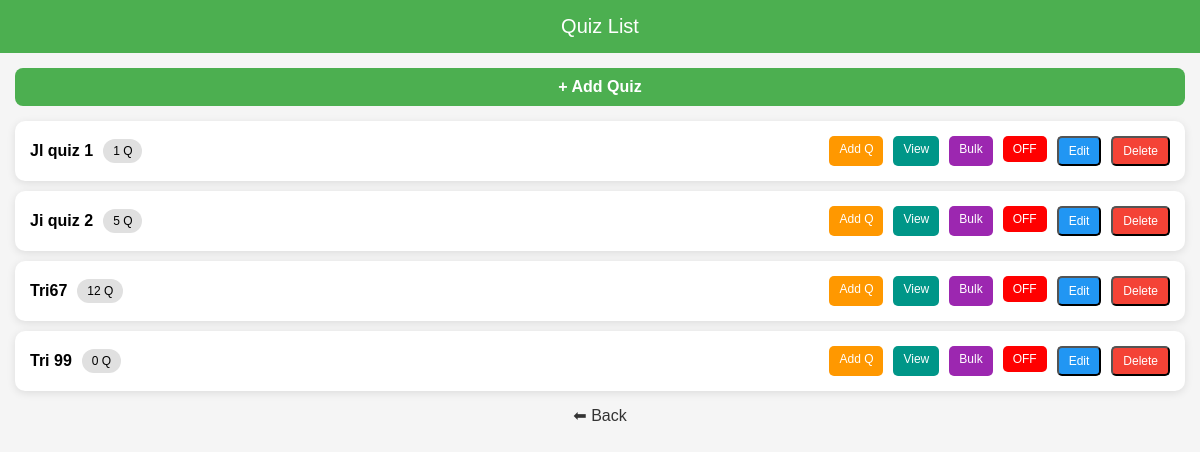
Screenshot of /admin/quiz/6 with the database file from the repository.
### tables this page shows
CREATE TABLE quizzes(
id INTEGER PRIMARY KEY AUTOINCREMENT,
category_id INTEGER,
quiz_name TEXT
, time INTEGER);

### routes/admin/quiz.py (the view)
@quiz_bp.route("/quiz/<int:category_id>")
def quiz(category_id):
    conn = sqlite3.connect("database.db")
    cur = conn.cursor()
    cur.execute("""
    SELECT q.id, q.quiz_name,
    COUNT(ques.id) as total_questions,
    CASE WHEN p.quiz_id IS NOT NULL THEN 1 ELSE 0 END as status
    FROM quizzes q
    LEFT JOIN questions ques ON q.id = ques.quiz_id
    LEFT JOIN published_quizzes p ON q.id = p.quiz_id
    WHERE q.category_id=?
    GROUP BY q.id
    """, (category_id,))
    quizzes = cur.fetchall()
    conn.close()
    return render_template(
        "admin/quiz.html",
        quizzes=quizzes,
        category_id=category_id
    )

### app.py (called while the page is built)
@app.before_request
def protect():
    open_routes = ["/login", "/register", "/admin/login", "/admin/register", "/static"]
    if "user_id" not in session:
        if request.path.startswith("/admin"):
            return None
        if not any(request.path.startswith(route) for route in open_routes):
            return redirect("/login")

### templates/admin/quiz.html (shortened to what this page needs)
<!DOCTYPE html>
<html>
<head>
</head>
<body>
<div class="header">
Quiz List
</div>
<div class="container">
<a href="/admin/add_quiz/{{ category_id }}" class="add-btn">+ Add Quiz</a>
{% for q in quizzes %}
<div class="card">
<div style="display:flex; align-items:center;">
    <div class="name">{{ q[1] }}</div>
    <div class="count">{{ q[2] }} Q</div>
</div>
<div style="display:flex; flex-wrap:wrap; gap:5px;">
<a href="/admin/add_question/{{ q[0] }}" class="btn addq">Add Q</a>
<a href="/admin/view_questions/{{ q[0] }}" class="btn view">View</a>
<a href="/admin/bulk_add/{{ q[0] }}" class="btn bulk">Bulk</a>
<a href="/admin/toggle_quiz/{{ q[0] }}">
    <button class="toggle"
        style="background:{{ 'green' if q[3]==1 else 'red' }}">
        {{ 'ON' if q[3]==1 else 'OFF' }}
    </button>
</a>
<a href="/admin/edit_quiz/{{ q[0] }}">
    <button class="btn edit">Edit</button>
</a>
<a href="/admin/delete_quiz/{{ q[0] }}"
   onclick="return confirm('Delete quiz?')">
    <button class="btn delete">Delete</button>
</a>
</div>
</div>
{% endfor %}
<a href="/admin/category" class="back">⬅ Back</a>
</div>
</body>
</html>

### templates/admin/quiz.html (style rules this page uses)
body { margin:0; font-family:Arial; background:#f5f5f5; }
.header { background:#4CAF50; color:white; padding:15px; text-align:center; font-size:20px; }
.container { padding:15px; }
.add-btn { display:block; background:#4CAF50; color:white; text-align:center; padding:10px; border-radius:8px; margin-bottom:15px; text-decoration:none; font-weight:bold; }
.card { background:white; padding:15px; margin-bottom:10px; border-radius:10px; box-shadow:0 2px 8px rgba(0,0,0,0.1); display:flex; justify-content:space-between; align-items:center; transition:0.2s; }
.name { font-size:16px; font-weight:bold; }
.count { background:#e0e0e0; padding:5px 10px; border-radius:20px; font-size:12px; margin-left:10px; }
.btn { padding:6px 10px; border-radius:5px; font-size:12px; text-decoration:none; color:white; margin-left:5px; cursor:pointer; }
.addq { background:#ff9800; }
.view { background:#009688; }
.bulk { background:#9c27b0; }
.edit { background:#2196F3; }
.delete { background:#f44336; }
.toggle { padding:6px 10px; border:none; border-radius:5px; font-size:12px; margin-left:5px; color:white; cursor:pointer; }
.back { display:block; margin-top:15px; text-align:center; text-decoration:none; color:#333; }

### rows the page displays
quizzes: quiz_name "Jl quiz 1", q "1", value "OFF"
quizzes: quiz_name "Ji quiz 2", q "5", value "OFF"
quizzes: quiz_name "Tri67", q "12", value "OFF"
quizzes: quiz_name "Tri 99", q "0", value "OFF"
